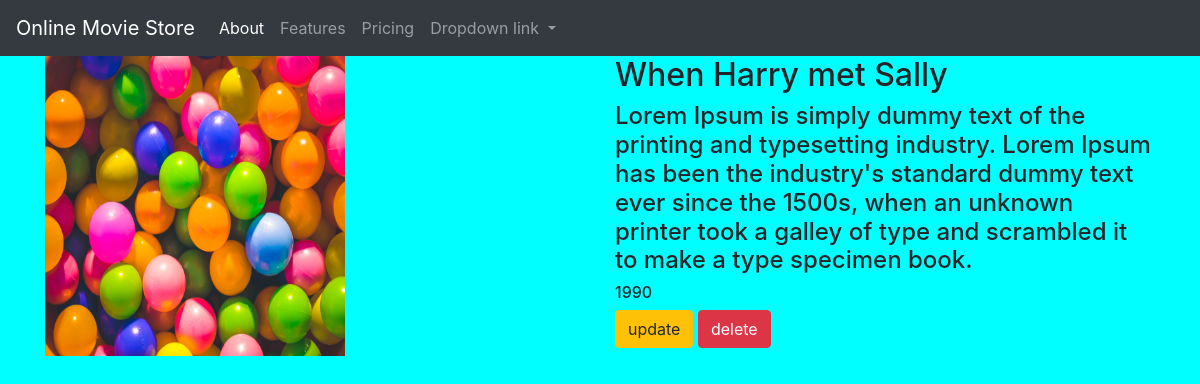
Page /movie/3 on the committed database.
### movieapp/models.py (models this page shows, shortened)
class Movie(models.Model):
    name=models.CharField(max_length=250)
    desc=models.TextField()
    year=models.IntegerField()
    img=models.ImageField(upload_to='gallery')

### movieapp/views.py (the view)
# urls.py: path('movie/<int:movie_id>',views.detail,name='detail'),
def detail(request,movie_id):
    movie=Movie.objects.get(id=movie_id)
    return render(request,"detail.html",{'movie':movie})

### templates/detail.html
{% extends 'base.html' %}
{% block body %}
<div class="container">
    <div class="row">
        <div class="col-md-6">
            <img src="{{movie.img.url}}" width="300" height="300">
        </div>
<div class="col-md-6">
    <h2>{{movie.name}}<br></h2>
    <h4>{{movie.desc}}<br></h4>
    <h6>{{movie.year}}<br></h6>
    <a class="btn btn-warning" href="{% url 'movieapp:update' movie.id %}">update</a>
    <a class="btn btn-danger" href="{% url 'movieapp:delete' movie.id %}">delete</a>
</div>
    </div>
</div>
{% endblock %}

### templates/base.html (shortened to what this page needs)
<!DOCTYPE html>
<html lang="en">
<head>
</head>
<body>
{% load static %}
<!DOCTYPE html>
<html lang="en">
<head>
    <link rel="stylesheet" href="https://cdn.jsdelivr.net/npm/bootstrap@4.0.0/dist/css/bootstrap.min.css">
    <link rel="stylesheet" href="{% static 'style.css' %}">
</head>
<body>
<nav class="navbar navbar-expand-lg navbar-dark bg-dark">
  <a class="navbar-brand" href="#">Online Movie Store</a>
  <div class="collapse navbar-collapse" id="navbarNavDropdown">
    <ul class="navbar-nav">
      <li class="nav-item active">
        <a class="nav-link" href="#">About <span class="sr-only">(current)</span></a>
      </li>
      <li class="nav-item">
        <a class="nav-link" href="#">Features</a>
      </li>
      <li class="nav-item">
        <a class="nav-link" href="#">Pricing</a>
      </li>
      <li class="nav-item dropdown">
        <a class="nav-link dropdown-toggle" href="#" id="navbarDropdownMenuLink" data-toggle="dropdown" aria-haspopup="true" aria-expanded="false">
          Dropdown link
        </a>
      </li>
    </ul>
  </div>
</nav>
{% block body %}
{% endblock %}
</body>
</html>

### static/style.css (style rules this page uses)
body { background-color:aqua; }

### rows in the picture
Movie: img (picture), name "When Harry met Sally", desc "Lorem Ipsum is simply dummy text of the printing and typesetting industry. Lorem Ipsum has been the industry's standard dummy text ever since the 1500s, when an unknown printer took a galley of type and scrambled it to make a type specimen book.", year "1990"
